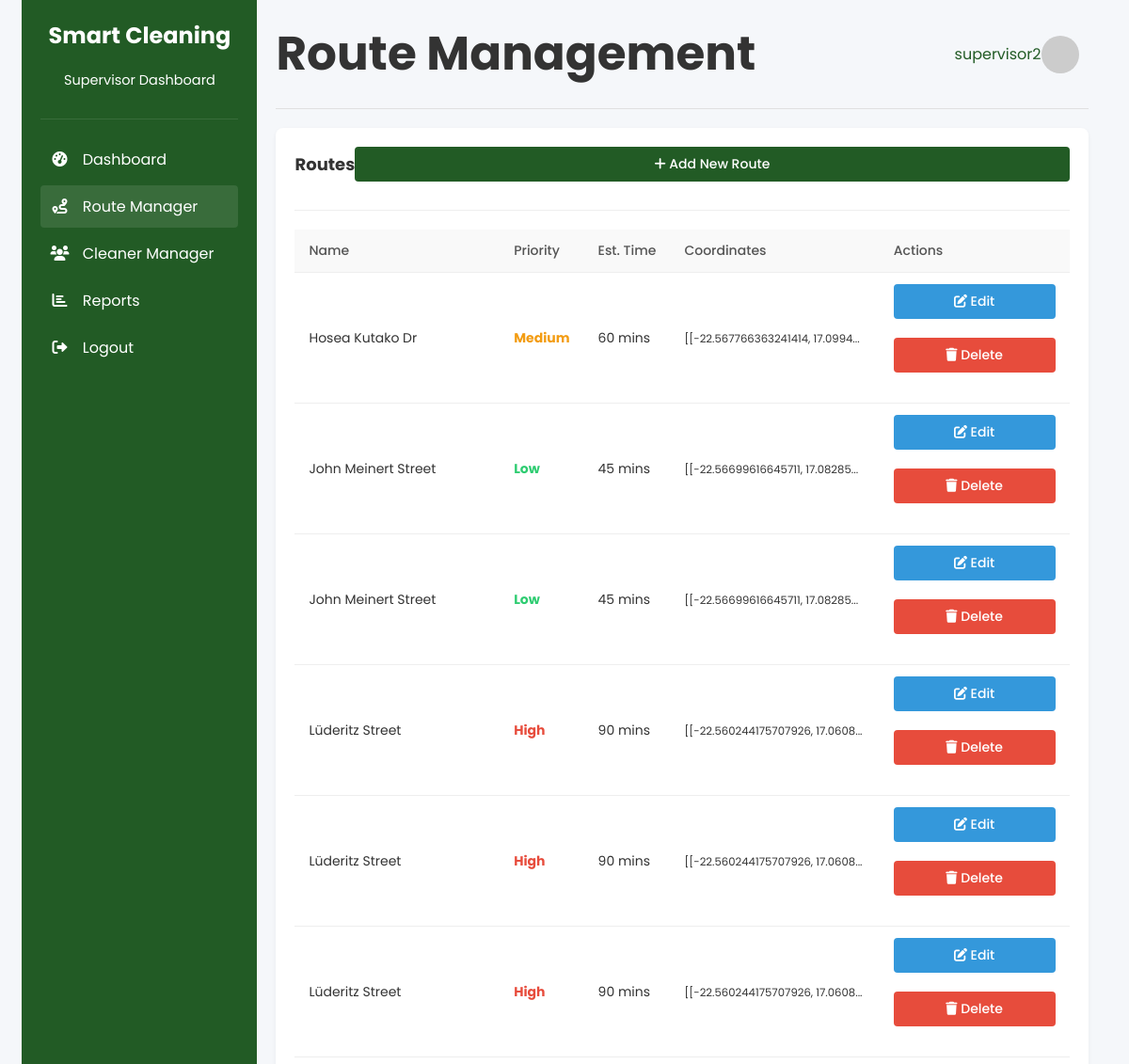
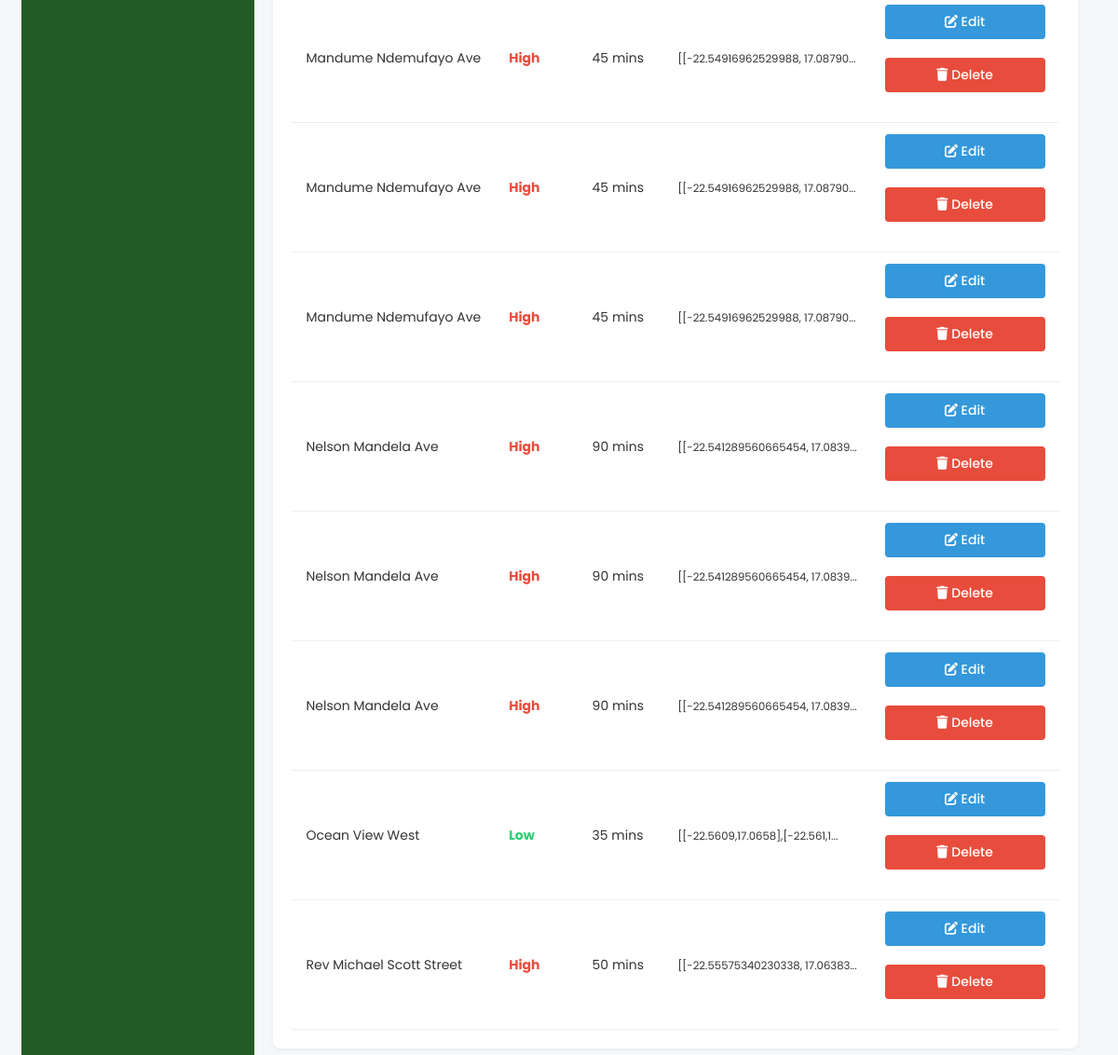
The page /Frontend/route_manager.php (signed in) on the database its author committed (2 pictures, top to bottom).
### tables this page shows
CREATE TABLE `routes` (
  `id` int(11) NOT NULL,
  `name` varchar(100) NOT NULL,
  `coordinates` longtext NOT NULL CHECK (json_valid(`coordinates`)),
  `priority` enum('low','medium','high') DEFAULT 'medium',
  `estimated_time` int(11) DEFAULT NULL COMMENT 'Estimated cleaning time in minutes',
  `created_at` timestamp NOT NULL DEFAULT current_timestamp()
);

### Frontend/route_manager.php (the view, shortened to what this page needs)
<?php
require_once 'config.php';
$routes = $conn->query("SELECT * FROM routes ORDER BY name");
?>
<!DOCTYPE html>
<html lang="en">
<head>
    <link rel="stylesheet" href="https://cdnjs.cloudflare.com/ajax/libs/font-awesome/6.0.0-beta3/css/all.min.css">
    <link rel="stylesheet" href="https://unpkg.com/leaflet@1.7.1/dist/leaflet.css" />
    <link rel="stylesheet" href="styles.css">
</head>
<body>
    <div class="dashboard">
        <div class="sidebar">
            <div class="sidebar-header">
                <h2>Smart Cleaning</h2>
                <p>Supervisor Dashboard</p>
            </div>
            <nav class="sidebar-nav">
                <ul>
                    <li><a href="supervisor_dashboard.php"><i class="fas fa-tachometer-alt"></i> Dashboard</a></li>
                    <li><a href="route_manager.php" class="active"><i class="fas fa-route"></i> Route Manager</a></li>
                    <li><a href="cleaner_manager.php"><i class="fas fa-users"></i> Cleaner Manager</a></li>
                    <li><a href="reports.php"><i class="fas fa-chart-bar"></i> Reports</a></li>
                    <li><a href="logout.php"><i class="fas fa-sign-out-alt"></i> Logout</a></li>
                </ul>
            </nav>
        </div>
        <div class="main-content">
            <div class="header">
                <h1>Route Management</h1>
                <div class="user-info">
                    <span><?= $_SESSION['name'] ?></span>
                    <img src="https://ui-avatars.com/api/?name=<?= urlencode($_SESSION['name']) ?>&background=225b25&color=fff" alt="User">
                </div>
            </div>
            <div class="section">
                <div class="section-header">
                    <h2 class="section-title">Routes</h2>
                    <button class="btn btn-primary" onclick="openAddRouteModal()">
                        <i class="fas fa-plus"></i> Add New Route
                    </button>
                </div>
                <div class="table-responsive">
                    <table>
                        <thead>
                            <tr>
                                <th>Name</th>
                                <th>Priority</th>
                                <th>Est. Time</th>
                                <th>Coordinates</th>
                                <th>Actions</th>
                            </tr>
                        </thead>
                        <tbody>
                            <?php while($route = $routes->fetch_assoc()): ?>
                                <tr>
                                    <td><?= htmlspecialchars($route['name']) ?></td>
                                    <td class="priority-<?= $route['priority'] ?>">
                                        <?= ucfirst($route['priority']) ?>
                                    </td>
                                    <td><?= $route['estimated_time'] ?> mins</td>
                                    <td>
                                        <small><?= substr(htmlspecialchars($route['coordinates']), 0, 30) ?>...</small>
                                    </td>
                                    <td>
                                        <button class="btn btn-secondary"
                                                onclick="openEditRouteModal(
                                                    <?= $route['id'] ?>,
                                                    '<?= htmlspecialchars($route['name'], ENT_QUOTES) ?>',
                                                    '<?= htmlspecialchars($route['priority'], ENT_QUOTES) ?>',
                                                    <?= $route['estimated_time'] ?>,
                                                    `<?= htmlspecialchars($route['coordinates'], ENT_QUOTES) ?>`
                                                )">
                                            <i class="fas fa-edit"></i> Edit
                                        </button>
                                        <form method="POST" style="display: inline;">
                                            <button type="submit" name="delete_route" class="btn btn-danger"
                                                    onclick="return confirm('Are you sure you want to delete this route?')">
                                                <i class="fas fa-trash"></i> Delete
                                            </button>
                                        </form>
                                    </td>
                                </tr>
                            <?php endwhile; ?>
                        </tbody>
                    </table>
                </div>
            </div>
        </div>
    </div>
</body>
</html>

### Frontend/assets/css/styles.css (style rules this page uses)
* { font-family: 'Poppins', serif; box-sizing: border-box; margin: 0; padding: 0; }
body { display: flex; justify-content: center; align-items: center; height: 100vh; background: linear-gradient(to top, #c1dfc4 0%, #deecdd 100%); color: #333; }
h2 { font-size: 34; text-align: center; margin-bottom: 20px; }
button { width: 100%; padding: 12px; background: #4CAF50; border: none; outline: none; color: #fff; font-weight: 500; border-radius: 6px; font-size: 16px; cursor: pointer; margin-bottom: 20px; transition: 0.5s; }
p { text-align: center; font-size: 14.5px; margin-bottom: 10px; }
h1 { font-size: 50px; }
span { color: #225b25; }
body { font-family: 'Poppins', sans-serif; margin: 0; padding: 0; background: #f5f7fa; color: #333; }
.dashboard { display: grid; grid-template-columns: 250px 1fr; min-height: 100vh; }
.sidebar { background: #225b25; color: white; padding: 20px; position: sticky; top: 0; height: 100vh; overflow-y: auto; }
.main-content { padding: 20px; height: calc(100vh - 40px); overflow-y: auto; }
.header { display: flex; justify-content: space-between; align-items: center; margin-bottom: 20px; padding-bottom: 20px; border-bottom: 1px solid #e0e0e0; }
table { width: 100%; border-collapse: collapse; font-size: 14px; }
.btn { display: inline-block; padding: 8px 16px; background: #225b25; color: white; border: none; border-radius: 4px; cursor: pointer; text-decoration: none; font-size: 14px; transition: background 0.3s; }

### Frontend/route_manager.php (style rules this page uses)
.dashboard { display: grid; grid-template-columns: 250px 1fr; min-height: 100vh; background-color: #f5f7fa; }
.sidebar { background: #225b25; color: white; padding: 20px; }
.sidebar-header { padding-bottom: 20px; border-bottom: 1px solid rgba(255,255,255,0.1); margin-bottom: 20px; }
.sidebar-nav ul { list-style: none; }
.sidebar-nav li a { display: block; padding: 10px; color: white; text-decoration: none; border-radius: 4px; margin-bottom: 5px; transition: background 0.3s; }
.sidebar-nav li a:hover, .sidebar-nav li a.active { background: rgba(255,255,255,0.1); }
.sidebar-nav li a i { margin-right: 10px; width: 20px; text-align: center; }
.main-content { padding: 20px; }
.header { display: flex; justify-content: space-between; align-items: center; margin-bottom: 20px; padding-bottom: 20px; border-bottom: 1px solid #e0e0e0; }
.user-info { display: flex; align-items: center; }
.user-info img { width: 40px; height: 40px; border-radius: 50%; margin-right: 10px; }
.section { background: white; border-radius: 8px; box-shadow: 0 2px 5px rgba(0,0,0,0.05); padding: 20px; margin-bottom: 20px; }
.section-header { display: flex; justify-content: space-between; align-items: center; margin-bottom: 20px; padding-bottom: 10px; border-bottom: 1px solid #eee; }
.section-title { font-size: 18px; font-weight: bold; }
.btn { padding: 8px 16px; background: #225b25; color: white; border: none; border-radius: 4px; cursor: pointer; text-decoration: none; display: inline-block; font-size: 14px; }
.btn-primary { background: #225b25; }
.btn-secondary { background: #3498db; }
.btn-danger { background: #e74c3c; }
.priority-high { color: #e74c3c; font-weight: bold; }
.priority-medium { color: #f39c12; font-weight: bold; }
.priority-low { color: #2ecc71; font-weight: bold; }
.table-responsive { overflow-x: auto; }
table { width: 100%; border-collapse: collapse; }
table th, table td { padding: 12px 15px; text-align: left; border-bottom: 1px solid #eee; }
table th { background: #f9f9f9; font-weight: 500; color: #555; }

### rows shown on the page
routes: name "Hosea Kutako Dr", priority "Medium", estimated_time "60", coordinates "[[-22.567766363241414, 17.0994"
routes: name "John Meinert Street", priority "Low", estimated_time "45", coordinates "[[-22.56699616645711, 17.08285"
routes: name "John Meinert Street", priority "Low", estimated_time "45", coordinates "[[-22.56699616645711, 17.08285"
routes: name "Lüderitz Street", priority "High", estimated_time "90", coordinates "[[-22.560244175707926, 17.0608"
routes: name "Lüderitz Street", priority "High", estimated_time "90", coordinates "[[-22.560244175707926, 17.0608"
routes: name "Lüderitz Street", priority "High", estimated_time "90", coordinates "[[-22.560244175707926, 17.0608"
routes: name "Mandume Ndemufayo Ave", priority "High", estimated_time "45", coordinates "[[-22.54916962529988, 17.08790"
routes: name "Mandume Ndemufayo Ave", priority "High", estimated_time "45", coordinates "[[-22.54916962529988, 17.08790"
routes: name "Mandume Ndemufayo Ave", priority "High", estimated_time "45", coordinates "[[-22.54916962529988, 17.08790"
routes: name "Nelson Mandela Ave", priority "High", estimated_time "90", coordinates "[[-22.541289560665454, 17.0839"
routes: name "Nelson Mandela Ave", priority "High", estimated_time "90", coordinates "[[-22.541289560665454, 17.0839"
routes: name "Nelson Mandela Ave", priority "High", estimated_time "90", coordinates "[[-22.541289560665454, 17.0839"
routes: name "Ocean View West", priority "Low", estimated_time "35", coordinates "[[-22.5609,17.0658],[-22.561,1"
routes: name "Rev Michael Scott Street", priority "High", estimated_time "50", coordinates "[[-22.55575340230338, 17.06383"

### other values the page prints
$_SESSION['name'] "supervisor2"
